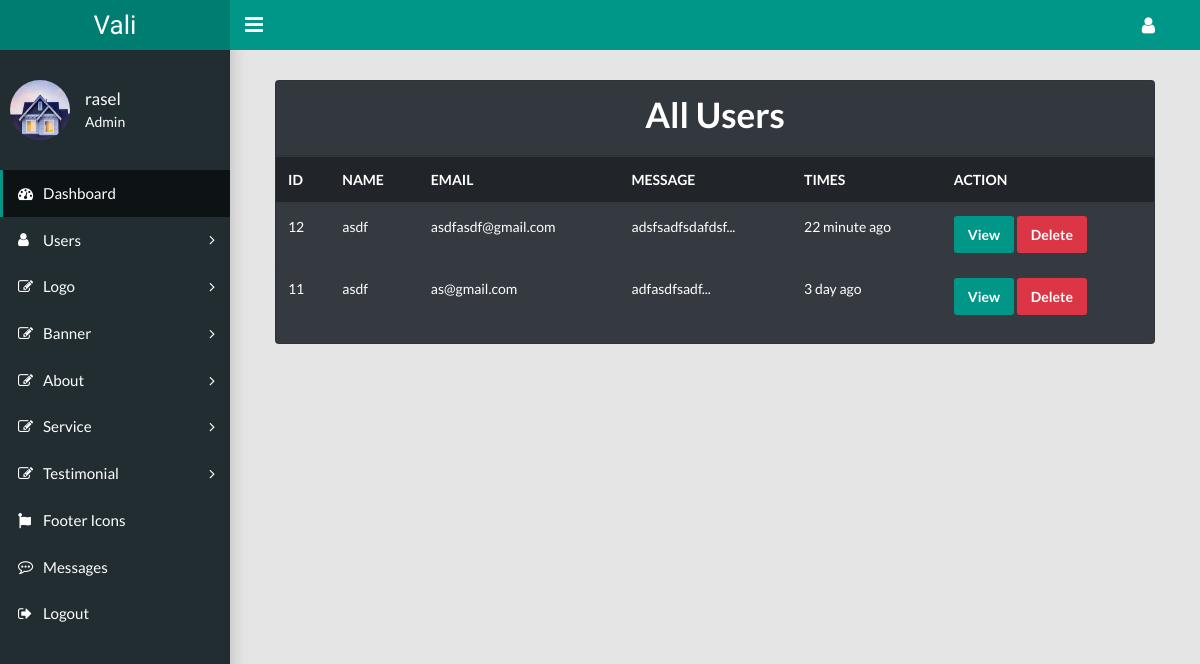
The app's page /message.php (signed in) with its own data.
### tables this page shows
CREATE TABLE `messages` (
  `id` int(11) NOT NULL,
  `msg_name` varchar(100) NOT NULL,
  `msg_email` varchar(200) NOT NULL,
  `message` text NOT NULL,
  `times` varchar(100) NOT NULL,
  `status` int(11) NOT NULL
);

### message.php (the view, shortened to what this page needs)
<?php
require 'db.php';
$select_data = "SELECT * FROM messages ORDER BY id DESC";
$select_con = mysqli_query($db, $select_data);
function timeAgo(){
    $tm = date('h:i:sa');
    $dt = date('y-m-d');
    global $value;
    $db_time = $value['times'];
    $new_time = $tm." ".$dt;
    $date1 = strtotime("$db_time");
    $date2 = strtotime($new_time);
    $diff = abs($date2 - $date1);
    $years = floor($diff / (365*60*60*24));
    $months = floor(($diff - $years * 365*60*60*24)
        / (30*60*60*24));
    $days = floor(($diff - $years * 365*60*60*24 -
            $months*30*60*60*24)/ (60*60*24));
    $hours = floor(($diff - $years * 365*60*60*24
            - $months*30*60*60*24 - $days*60*60*24)
        / (60*60));
    $minutes = floor(($diff - $years * 365*60*60*24
            - $months*30*60*60*24 - $days*60*60*24
            - $hours*60*60)/ 60);
    $seconds = floor(($diff - $years * 365*60*60*24
        - $months*30*60*60*24 - $days*60*60*24
        - $hours*60*60 - $minutes*60));
    if ($years > 0 ){
        echo $years." year ago";
    }elseif($months > 0 ){
        echo $months." month ago";
    }elseif($days > 0 ){
        echo $days." day ago";
    }elseif($hours > 0 ){
        echo $hours." hour ago";
    }elseif($minutes > 0 ){
        echo $minutes." minute ago";
    }elseif($seconds > 0 ){
        echo "just now";
    }
}
?>
<?php require 'des_assets/admin-header.php'; ?>
    <link rel="stylesheet" href="custom.css">
    <main class="app-content">
        <section>
            <div class="container-fluid">
                <div class="row">
                    <div class="col-lg-12 m-auto">
                        <div class="card text-white bg-dark mb-3">
                            <div class="card-header"><h1 class="text-center">All Users</h1></div>
                            <table class="table table-dark">
                                <thead>
                                <tr>
                                    <th>ID</th>
                                    <th>NAME</th>
                                    <th>EMAIL</th>
                                    <th>MESSAGE</th>
                                    <th>TIMES</th>
                                    <th>ACTION</th>
                                </tr>
                                </thead>
                                <tbody>
                                <?php
                                foreach ($select_con as $value) { ?>
                                    <tr class="<?php if ($value['status']==1){ echo "bg-dark";}  ?>">
                                        <td><?php echo $value['id']; ?></td>
                                        <td><?php echo $value['msg_name']; ?></td>
                                        <td><?php echo $value['msg_email']; ?></td>
                                        <td><?php echo substr($value['message'], 0, 30)."..."; ?></td>
                                        <td><?php timeAgo(); ?></td>
                                        <td>
                                            <a href="view-msg.php?id=<?php echo $value['id'] ?>" class="btn btn-primary">View</a>
                                            <?php if (isset($_SESSION['user_role']) && ($_SESSION['user_role'] == 1 || $_SESSION['user_role'] == 2)){ ?>
                                                <button type="button" class="btn btn-danger" data-toggle="modal"
                                                        data-target="#delete<?php echo $value['id']; ?>">
                                                    Delete
                                                </button>
                                            <?php } ?>
                                        </td>
                                    </tr>
                                <?php } ?>
                                </tbody>
                            </table>
                        </div>
                    </div>
                </div>
            </div>
        </section>
    </main>
<?php
require 'des_assets/admin-footer.php';
?>

### records on screen
messages: id "12", msg_name "asdf", msg_email "asdfasdf@gmail.com", message "adsfsadfsdafdsf", times "22"
messages: id "11", msg_name "asdf", msg_email "as@gmail.com", message "adfasdfsadf", times "3"

### other values on screen
$_SESSION['user_name'] "rasel"
